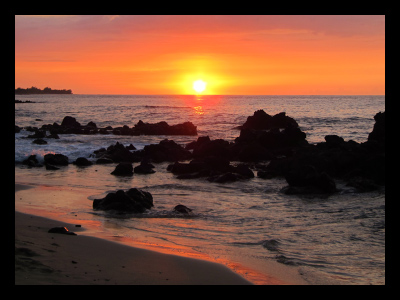
#> input picture img.jpg, 400 x 300 px
$ python histogram.py
#> lines starting #> are read from the running program, lines starting #| are printed output that depends on the picture
import cv2 as cv
import matplotlib.pyplot as plt
image=cv.imread('img.jpg')
#> image is the input picture: shape (300, 400, 3); mean B, G, R 51.7, 68.1, 107
print(image.shape[1])
#| 400
rgb=cv.cvtColor(image,cv.COLOR_BGR2RGB)
plt.imshow(image)
plt.imshow(rgb)
gray=cv.cvtColor(rgb,cv.COLOR_RGB2GRAY)
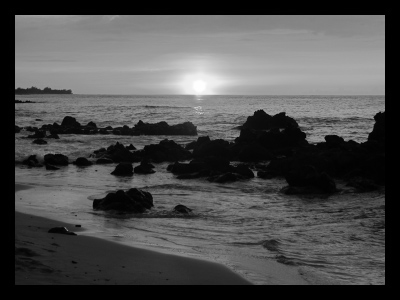
#> gray: shape (300, 400); min 0, max 255, mean 77.9
plt.imshow(gray)
hist=cv.calcHist([gray],[0],None,[256],[0,256])
#> hist = 256 values, max 17692 at index 0, min 5 at index 246, mean 468.8
plt.figure()
plt.title("Grayscale Histogram")
plt.xlabel("Bins")
plt.ylabel("# of Pixels")
plt.plot(hist)
plt.xlim([0, 256])
plt.show()
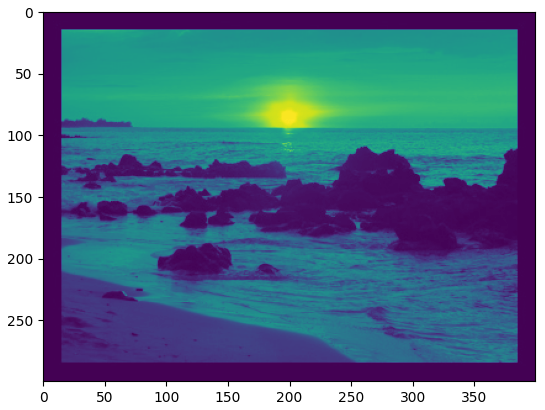
#> figure drawn by matplotlib, 1 panel; B, G, R data is drawn as R, G, B
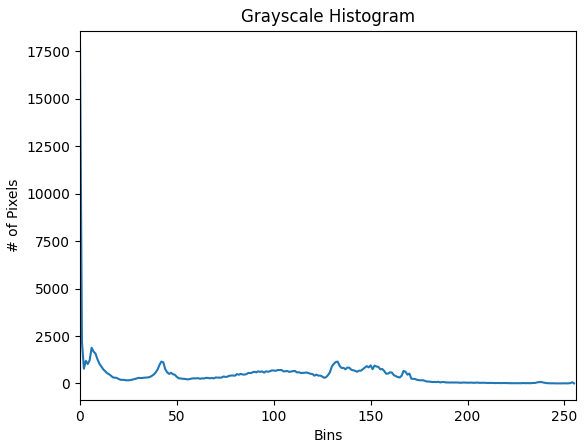
#> figure drawn by matplotlib, 1 panel; curve peaks at x = 0, y = 17692
cv.waitKey(0)
